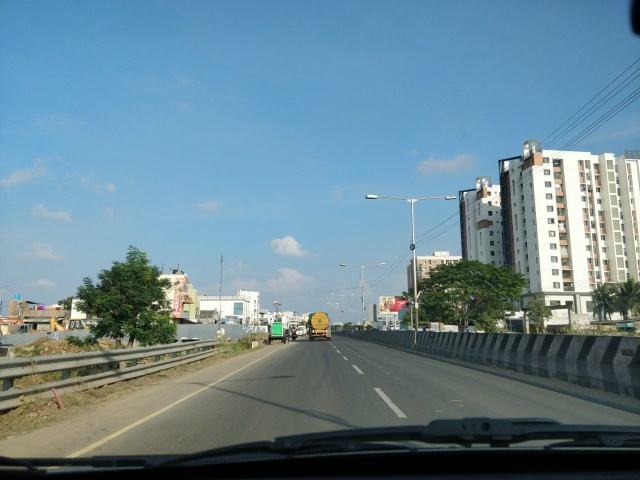
#> input picture dataset/ld1.jpg, 640 x 480 px; the run also reads 1 picture not shown here
$ jupyter execute --allow-errors UnderstandingHSV.ipynb   (older library calls are emulated)
#> lines starting #> are read from the running program, lines starting #| are printed output that depends on the picture; after the words box and inside, x2 and y2 are one past the last pixel; in counts of white or black regions, pixels touching at a corner belong together
# Understanding HSV color space

print(img.shape)
(400. 500, 3)
 400 = no. of rows
 500 = no. of cols
 3 = no. of channels

# Maximum HSV value in opencv
h - 255
s - 255
v - 255

# Idea
-Increase saturation
-then then apply threshold
-if value <= 40 then

[cell 1]
import cv2
import numpy as np
from matplotlib import pyplot as plt
import matplotlib.image as mpimg

[cell 2]
def showImage(name, img):
    cv2.imshow(name, img)
    cv2.waitKey(0)
    cv2.destroyAllWindows()

[cell 3]
bgrImg = cv2.imread('./dataset/ld1.jpg')
#> bgrImg is the input picture: shape (480, 640, 3); mean B, G, R 146.6, 133.9, 105.5
print(bgrImg.shape)
#| (480, 640, 3)
b,g,r = cv2.split(bgrImg)
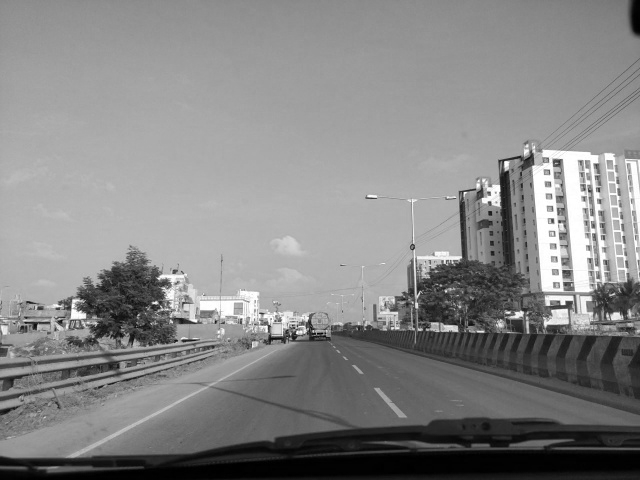
#> g: shape (480, 640); min 0, max 255, mean 133.9
rgbImg = cv2.merge([r,g,b])

#original image
plt.imshow(rgbImg)

[cell 4]
lt = rgbImg[340:370, 240:280]  #left top crop
lb = rgbImg[430:460, 70:110]  #left bottom crop

mt = rgbImg[340:370, 320:360]  #middle top crop
mb = rgbImg[400:430, 370:410]  #middle bottom crop

rt = rgbImg[340:370, 400:440]  #right top crop
rb = rgbImg[400:430, 590:630]  #right bottom crop


#plot it
plt.subplot(231), plt.imshow(lt)
plt.subplot(234), plt.imshow(lb)

plt.subplot(232), plt.imshow(mt)
plt.subplot(235), plt.imshow(mb)

plt.subplot(233), plt.imshow(rt)
plt.subplot(236), plt.imshow(rb)

[cell 5]
#convert to hsv
bgrImg = cv2.imread('./dataset/ld1.jpg')
b,g,r
hsv = cv2.cvtColor(bgrImg, cv2.COLOR_BGR2HSV)
#> hsv: shape (480, 640, 3); mean H, S, V 80.7, 88.4, 153.4

#increase saturation
hsv[:,:,1] = 200
#> hsv: shape (480, 640, 3); mean H, S, V 80.7, 200, 153.4

#cvt to bgr
bgrImg = cv2.cvtColor(hsv, cv2.COLOR_HSV2BGR)
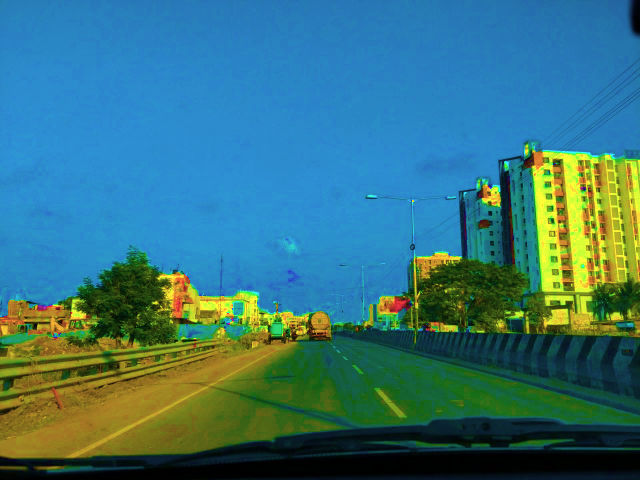
#> bgrImg: shape (480, 640, 3); mean B, G, R 122.1, 116, 55.8


#cvt to gray and threshold
gray = cv2.cvtColor(bgrImg, cv2.COLOR_BGR2GRAY)
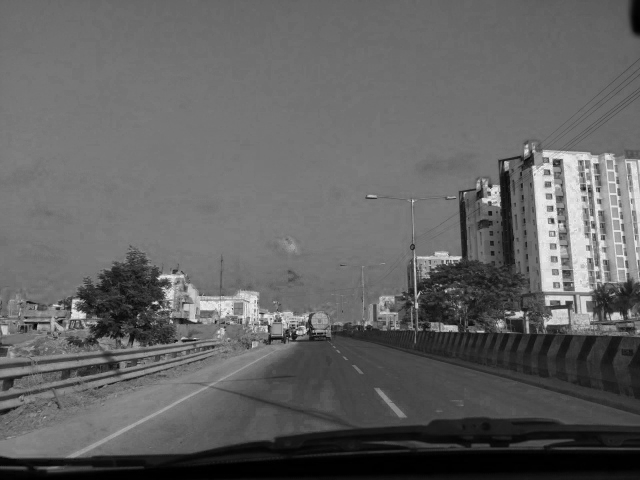
#> gray: shape (480, 640); min 0, max 232, mean 98.7
plt.subplot(231), plt.imshow(gray, cmap='gray')

_, threshGray = cv2.threshold(gray, 90, 255, cv2.THRESH_BINARY)
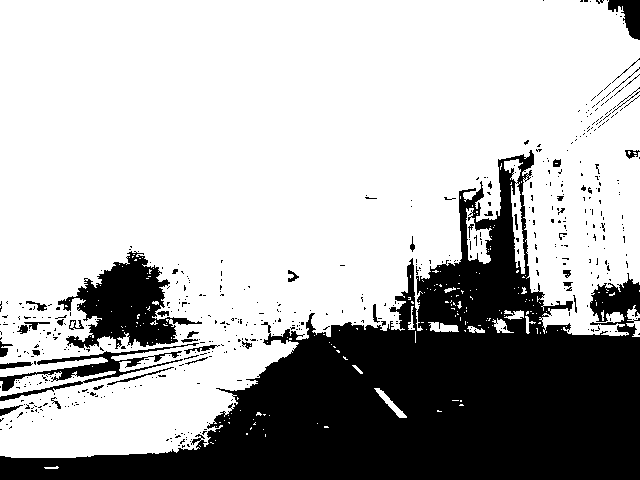
#> threshGray: shape (480, 640); 70.5% white; 526 black regions (485 under 20 px), largest, box (x1, y1, x2, y2) and area: (0, 150, 640, 480) 77715, (58, 251, 202, 350) 6247, (0, 343, 199, 401) 2146
plt.subplot(232), plt.imshow(threshGray, cmap='gray')

#convert back to rgb
rgbImg = cv2.cvtColor(hsv, cv2.COLOR_HSV2RGB)
plt.subplot(233), plt.imshow(rgbImg)

#adaptive
adp = cv2.adaptiveThreshold(gray,255,cv2.ADAPTIVE_THRESH_MEAN_C, cv2.THRESH_BINARY,11,2)
#> adp: shape (480, 640); 73% white; 3355 black regions (2975 under 20 px), largest, box (x1, y1, x2, y2) and area: (0, 58, 640, 415) 29024, (0, 417, 640, 480) 11423, (198, 466, 640, 479) 1786
plt.subplot(234), plt.imshow(adp)

adpGau = cv2.adaptiveThreshold(gray,255,cv2.ADAPTIVE_THRESH_GAUSSIAN_C, cv2.THRESH_BINARY,11,2)
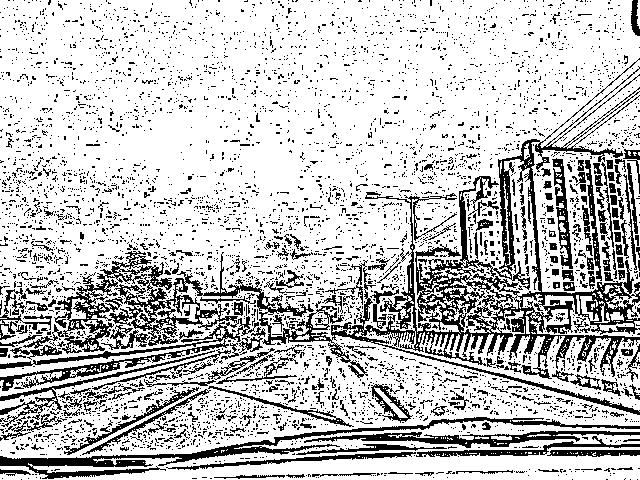
#> adpGau: shape (480, 640); 77.4% white; black in thin lines or dots
plt.subplot(234), plt.imshow(adpGau)

# Otsu's thresholding after Gaussian filtering
blur = cv2.GaussianBlur(gray,(5,5),0)
ret3,th3 = cv2.threshold(blur,0,255,cv2.THRESH_BINARY+cv2.THRESH_OTSU)
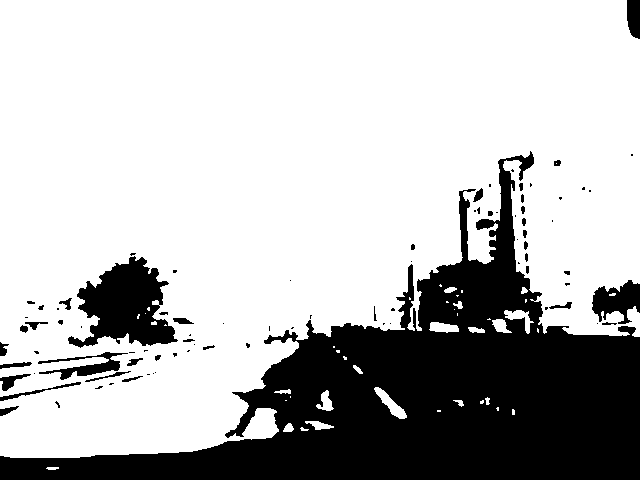
#> th3: shape (480, 640); 73.4% white; 86 black regions (47 under 20 px), largest, box (x1, y1, x2, y2) and area: (0, 151, 640, 480) 71533, (68, 256, 178, 348) 5628, (592, 280, 640, 324) 1266
#> ret3 = 81
plt.subplot(235), plt.imshow(th3)

#apply canny on gray
canny = cv2.Canny(gray, 170, 255)
#> canny: shape (480, 640); 3.9% white in thin lines or dots, all inside (x1, y1, x2, y2) = (0, 144, 640, 470)
plt.subplot(236), plt.imshow(canny)

#hold screen
cv2.waitKey(0)
cv2.destroyAllWindows()

[cell 6]
lt = hsv[340:370, 240:280]  #left top crop
#> lt: shape (30, 40, 3); mean H, S, V 28.1, 200, 141.9
lb = hsv[430:460, 70:110]  #left bottom crop
#> lb: shape (30, 40, 3); mean H, S, V 29.2, 200, 141.1

mt = hsv[340:370, 320:360]  #middle top crop
#> mt: shape (30, 40, 3); mean H, S, V 80.6, 200, 94.2
mb = hsv[400:430, 370:410]  #middle bottom crop
#> mb: shape (30, 40, 3); mean H, S, V 62.1, 200, 101.5

rt = hsv[340:370, 400:440]  #right top crop
#> rt: shape (30, 40, 3); mean H, S, V 84.6, 200, 79.8
rb = hsv[400:430, 590:630]  #right bottom crop
#> rb: shape (30, 40, 3); mean H, S, V 80.6, 200, 86.9

#print hsv value
rows, cols, ch = mt.shape
#> rows = 30; cols = 40; ch = 3
v = []
for i in range(rows):
    for j in range(cols):
        print(mt[i,j],end='')
#> this loop made 30 passes
#> (printed output is left out)

#cvt to rgb
#rgb = cv2.cvtColor(hsv, cv2.COLOR_HSV2RGB)
#plt.imshow(rgb)

[cell 7]
#mask for hsv
lw = np.array([0,0, 80], np.uint8)
up = np.array([255,255, 255], np.uint8)
mask = cv2.inRange(hsv, lw, up)
#> mask: shape (480, 640); 82.4% white; 334 black regions (297 under 20 px), largest, box (x1, y1, x2, y2) and area: (0, 396, 640, 480) 26884, (331, 156, 640, 415) 17817, (68, 266, 178, 347) 4357
res = cv2.bitwise_and(hsv, hsv, mask)
rgb = cv2.cvtColor(res, cv2.COLOR_HSV2RGB)
gray = cv2.cvtColor(rgb, cv2.COLOR_RGB2GRAY)
plt.imshow(rgb)

#thresholding
#print hsv value
rows, cols, ch = hsv.shape
#> rows = 480; cols = 640
v = []
#> (the rest of this cell did not finish here and is left out)

#> (a cell that did not finish here is left out)

[cell 9]
def hsvFilter(img, thresh=100):
    '''
    img: BGR image
    '''
#> called with thresh = 110
    hsv = cv2.cvtColor(img, cv2.COLOR_BGR2HSV)
    v = hsv[:,:,2]
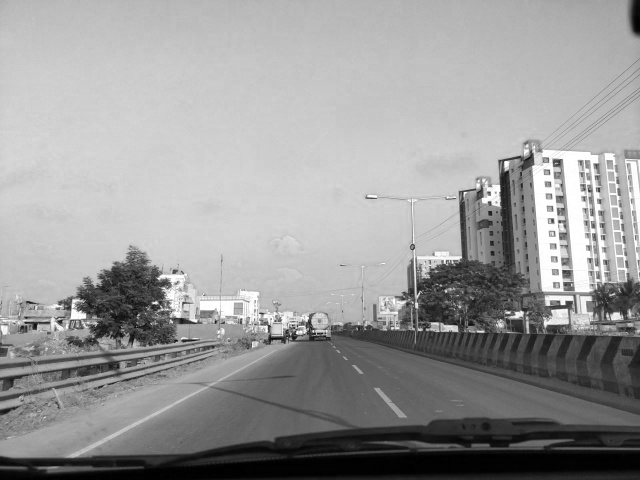
#> v: shape (480, 640); min 0, max 255, mean 153.4
    showImage(v, 'gray')
    binImg = np.zeros_like(v)
    binImg[v >= thresh] = 255
    binImg[v < thresh] = 0
    return binImg

[cell 10]
bgr = cv2.imread('./dataset/ld1.jpg')
showImage(bgr, 'ori')
thresh = 110
binImg = hsvFilter(bgr, thresh)
#> binImg: shape (480, 640); 71.5% white; 365 black regions (325 under 20 px), largest, box (x1, y1, x2, y2) and area: (0, 150, 640, 480) 74474, (65, 251, 202, 352) 5934, (0, 342, 224, 401) 2531
showImage(binImg, 'bin')

rgb = cv2.cvtColor(bgr, cv2.COLOR_BGR2RGB)
plt.subplot(231), plt.imshow(rgb)
plt.subplot(232), plt.imshow(binImg)

[cell 11]
def region_of_interest(img, vertices):
    # Define a blank matrix that matches the image height/width.
    mask = np.zeros_like(img)

    #check if image is grayscale or color
    shape = img.shape
    if(len(shape) == 3):               #its a color image
        mask_color = (255,)*shape[-1]   #shape[-1] = no. at last index
    else:                              #otherwise its a gray image
        mask_color = 255

    # Fill the polygon with white
    cv2.fillPoly(mask, vertices, mask_color)

    # Returning the image only where mask pixels match
    masked_image = cv2.bitwise_and(img, mask)
    return masked_image

# apply sobel

[cell 12]
def applySobel(img, orient = 'x', kernel=3, th=100, blackWhite=(0, 255)):
    #cvt to gray
    if len(img.shape) > 2:
        img = cv2.cvtColor(img, cv2.COLOR_BGR2GRAY)

    #extract vertical or horizontal line
    if orient == 'x':
        absSobel = np.absolute(cv2.Sobel(img, cv2.CV_64F, 1, 0))
    else:
        absSobel = np.absolute(cv2.Sobel(img, cv2.CV_64F, 0, 1))

    #rescale to 8 bit
    scaled = np.uint8(255*absSobel/np.max(absSobel))

    #create a blank image and apply thresh
    op = np.zeros_like(scaled)
    op[scaled > th] = blackWhite[1] #white
    op[scaled < th] = blackWhite[0] #black

    return op

# Plot histogram

[cell 13]
gray = cv2.imread('./dataset/ld1.jpg', 0)
#> gray: shape (480, 640); min 0, max 255, mean 126.9
plt.hist(gray.flatten(), 256, [0, 256])
plt.xlim([0, 256])
plt.show()
#> figure, not shown here; tallest bar 6316 high, from x = 1 to 2

#equalize using hist
hist = cv2.equalizeHist(gray)
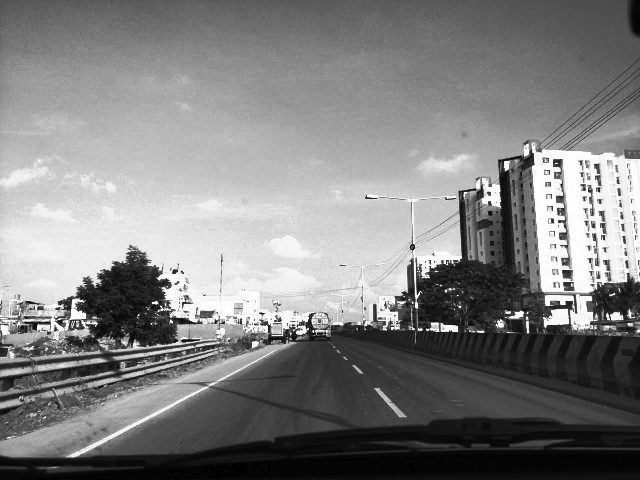
#> hist: shape (480, 640); min 0, max 255, mean 128.1
plt.hist(hist.flatten(), 256, [0, 256])
plt.xlim([0, 256])
plt.show()
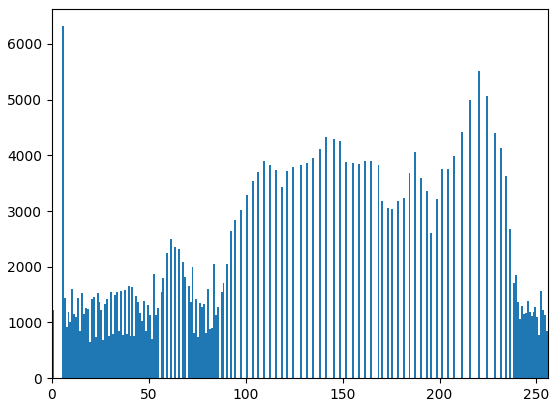
#> figure drawn by matplotlib, 1 panel; tallest bar 6316 high, from x = 5 to 6

# Histogram

[cell 14]
height, width = gray.shape
#> height = 480; width = 640
cv2.imshow('gray', gray)

#keeping the portion of image which contains lane
topLeftPt = (width*0.30, height*0.60)
#> topLeftPt = (192, 288)
topRightPt = (width*0.70, height*0.60)
#> topRightPt = (448, 288)

#this portion contain road
region_of_interest_points = [
(0, height*0.90),
#(0, height*0.60),
topLeftPt,
topRightPt,
#(width, height*0.60),
(width, height*0.90),
]

print(region_of_interest_points)
roi = region_of_interest(gray, np.array([region_of_interest_points], np.int32))
#> in region_of_interest, `cv2.fillPoly(mask, vertices, mask_color)`: mask: shape (480, 640); 21.2% white; 1 white region, box (x1, y1, x2, y2) and area: (0, 288, 640, 433) 65056
cv2.imwrite('./dataset/roi.jpg', roi)
cv2.imshow('roi', roi)

#equalize using hist
hist = cv2.equalizeHist(roi)
cv2.imwrite('./dataset/histRoi2.jpg', roi)
cv2.imshow('equ',hist)

#plt
plt.subplot(121), plt.imshow(gray, cmap='gray')
plt.subplot(122), plt.imshow(hist, cmap='gray')

cv2.waitKey(0)
cv2.destroyAllWindows()

# Apply canny

[cell 15]
img = cv2.imread('./dataset/hist1.jpg')
img = cv2.Canny(img, 80, 185)
#> img: shape (480, 640); 6.5% white in thin lines or dots, all inside (x1, y1, x2, y2) = (0, 57, 640, 470)
showImage('canny',img)
img = applySobel(img, 'x', 31)
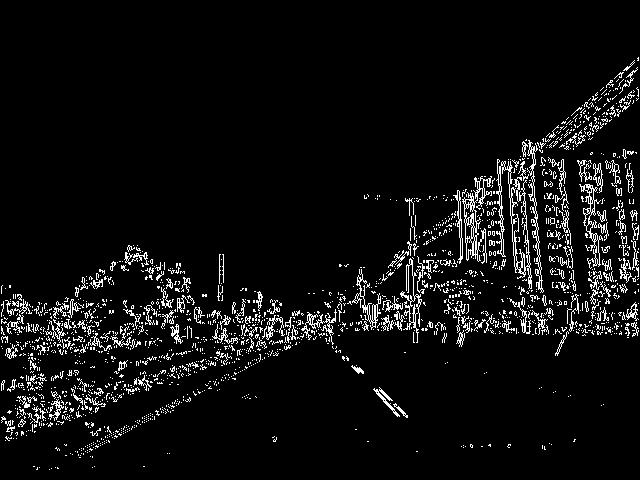
#> img: shape (480, 640); 5.9% white in thin lines or dots, all inside (x1, y1, x2, y2) = (1, 57, 639, 470)
cv2.imwrite('./dataset/sobelx31OnCanny.jpg', img)
showImage('canny',img)
